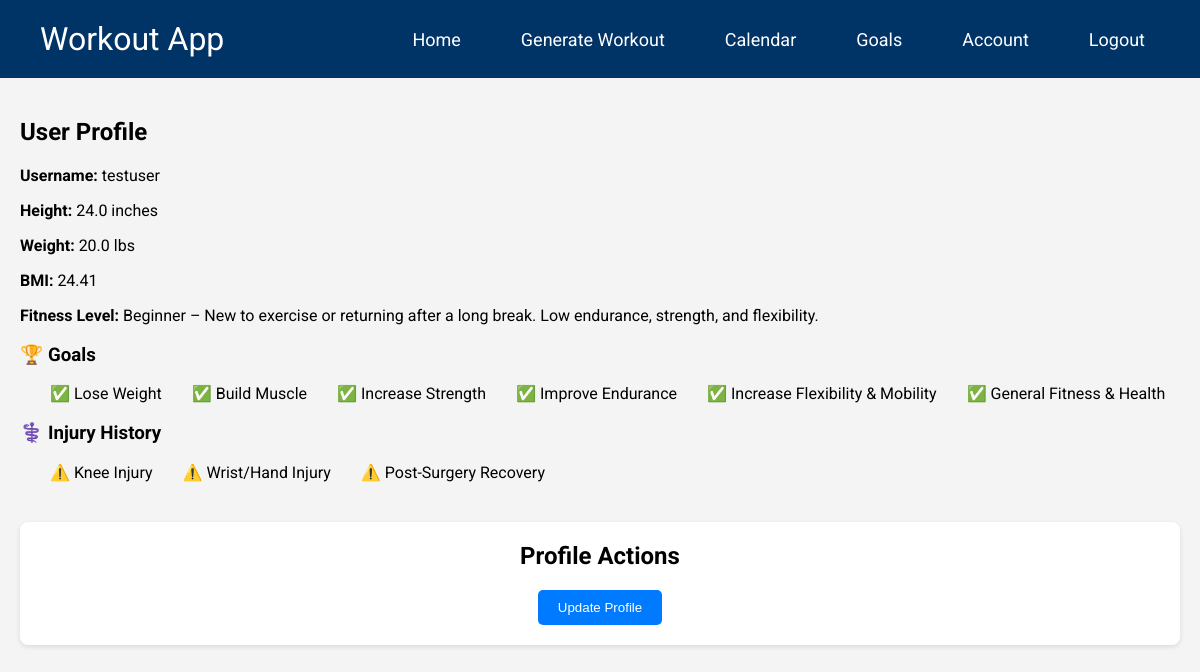
Screenshot of /accounts/user_data/ (signed in) with the database file from the repository.
### accounts/models.py (models this page shows, shortened)
class UserProfile(models.Model):
    FITNESS_LEVEL_CHOICES = [
        ('beginner', 'Beginner – New to exercise or returning after a long break. Low endurance, strength, and flexibility.'),
        ('intermediate', 'Intermediate – Engages in regular physical activity (e.g., 1-3 times per week), has moderate endurance and strength.'),
        ('advanced', 'Advanced – High fitness level with consistent training (e.g., 3+ times per week), strong endurance, strength, and flexibility.'),
        ('athlete', 'Athlete – Trains for specific performance goals (e.g., competitive sports, weightlifting, endurance events).'),
        ('rehab', 'Rehabilitation/Recovery – Focused on regaining fitness after an injury, surgery, or medical condition.'),
        ('senior', 'Senior/Low Impact – Prioritizes joint-friendly and lower-intensity movements, often for older adults or those with physical limitations.'),
    ]
    user = models.OneToOneField(User, on_delete=models.CASCADE)
    height = models.FloatField(null=True, blank=True, help_text="Height in inches")
    weight = models.FloatField(null=True, blank=True, help_text="Weight in pounds")
    bmi = models.FloatField(null=True, blank=True)
    fitness_level = models.CharField(max_length=20, choices=FITNESS_LEVEL_CHOICES, null=True, blank=True)
    goals = models.ManyToManyField('Goal', blank=True)
    injury_history = models.ManyToManyField('Injury', blank=True)

class Goal(models.Model):
    name = models.CharField(max_length=100)
    description = models.TextField()

class Injury(models.Model):
    name = models.CharField(max_length=100)
    description = models.TextField()

### accounts/views.py (the view)
# urls.py: path('user_data/', user_data, name='user_data'),
def user_data(request):
    user_profile = request.user.userprofile
    user_data_entries = UserProfile.objects.filter(user=request.user).prefetch_related('goals')  # Prefetch related goals for efficiency
    return render(request, 'accounts/user_data.html', {
        'user_profile': user_profile,
        'user_data_entries': user_data_entries,
    })

### home/context_processors.py (called while the page is built)
def base_url(request):
    return {
        'base_url': f"{request.scheme}://{request.get_host()}/proxy/8000/"
    }

### accounts/templates/accounts/user_data.html (shortened to what this page needs)
<!DOCTYPE html>
<html lang="en">
<head>
</head>
<body>
    <header>
        <a class="logo" href="#home">Workout App</a>
        <nav>
            <ul>
                <li><a class="activate" href="{% url 'home' %}">Home</a></li>
                {% if user.is_authenticated %}
                    <li><a href="{% url 'generate_workout' %}">Generate Workout</a></li>
                    <li><a href="#">Calendar</a></li>
                    <li><a href="{% url 'goals:goals' %}">Goals</a></li>
                    <li><a href="{% url 'user_data' %}">Account</a></li>
                    <li><a href="{% url 'logout' %}">Logout</a></li>
                {% else %}
                    <li><a href="{% url 'login' %}">Login</a></li>
                {% endif %}
            </ul>
        </nav>
    </header>
    <div class="container">
        <h2>User Profile</h2>
        <p><strong>Username:</strong> {{ user_profile.user.username }}</p>
        <p><strong>Height:</strong> {{ user_profile.height }} inches</p>
        <p><strong>Weight:</strong> {{ user_profile.weight }} lbs</p>
        <p><strong>BMI:</strong> {{ user_profile.bmi|floatformat:2 }}</p>
        <p><strong>Fitness Level:</strong> {{ user_profile.get_fitness_level_display }}</p>
        <div>
            <h3>🏆 Goals</h3>
                {% if user_profile.goals.all %}
                    <ul>
                        {% for goal in user_profile.goals.all %}
                            <li>✅ {{ goal.name }}</li>
                        {% endfor %}
                    </ul>
                {% else %}
                    <p>• No goals set.</p>
                {% endif %}
            </div>
            <div style="margin-bottom: 40px;">
                <h3>⚕️ Injury History</h3>
                {% if user_profile.injury_history.all %}
                    <ul>
                        {% for injury in user_profile.injury_history.all %}
                            <li>⚠️ {{ injury.name }}</li>
                        {% endfor %}
                    </ul>
                {% else %}
                    <p>• No injury history recorded.</p>
                {% endif %}
            </div>
        <div class="main-section">
            <h2>Profile Actions</h2>
            <a href="{% url 'update_profile' %}">
                <button>Update Profile</button>
            </a>
        </div>
    </div>
</body>
</html>

### accounts/templates/accounts/user_data.html (style rules this page uses)
body { margin: 0; font-family: 'Roboto', sans-serif; background-color: #f4f4f4; }
header { display: flex; justify-content: space-between; align-items: center; background-color: #003366; padding: 20px 40px; }
.logo { color: white; font-size: 32px; text-decoration: none; }
nav { display: flex; }
ul { list-style-type: none; margin: 0; padding: 0; display: flex; }
li { margin-left: 30px; }
li a { color: white; text-decoration: none; padding: 15px; font-size: 18px; transition: background-color 0.3s, transform 0.3s; }
.container { padding: 20px; }
.main-section { background-color: white; padding: 20px; border-radius: 8px; box-shadow: 0 2px 5px rgba(0, 0, 0, 0.1); text-align: center; margin-bottom: 20px; }
.main-section h2 { margin-top: 0; }
button { padding: 10px 20px; background-color: #007BFF; color: white; border: none; border-radius: 5px; cursor: pointer; transition: background-color 0.3s; }
p { margin-top: 15px; }

### rows the page displays
UserProfile: user.username "testuser", height "24.0", weight "20.0", bmi "24.41", fitness_level "Beginner – New to exercise or returning after a long break. Low endurance, strength, and flexibility."
Goal: name "Lose Weight"
Goal: name "Build Muscle"
Goal: name "Increase Strength"
Goal: name "Improve Endurance"
Goal: name "Increase Flexibility & Mobility"
Goal: name "General Fitness & Health"
Injury: name "Knee Injury"
Injury: name "Wrist/Hand Injury"
Injury: name "Post-Surgery Recovery"
